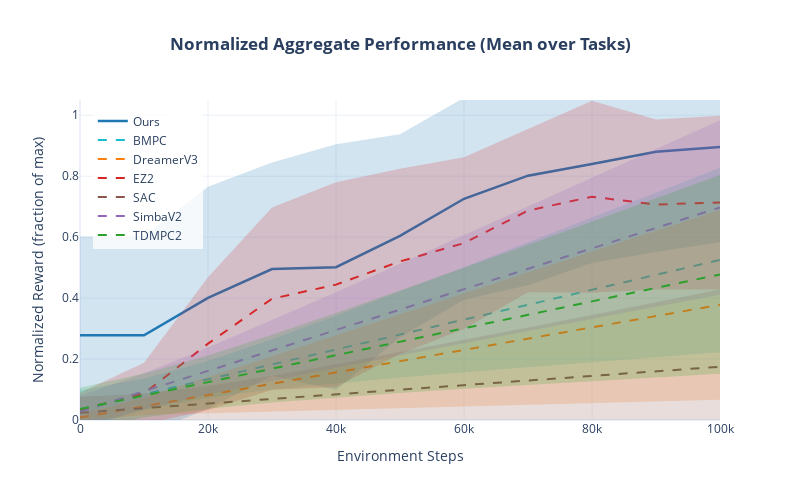

Here is the notebook cell this chart was saved with:
### Code cell
# Compute and plot normalized aggregate
aggregate_df = compute_normalized_aggregate(all_data, eval_step=MAX_STEP)
aggregate_fig = plot_normalized_aggregate(aggregate_df, COLORS)
aggregate_fig.show()

### Figure 1 — Plotly figure (JSON) as saved in the notebook; plotly's stock layout.template omitted (floating-point values rounded to 4 significant figures)
{"data": [{"fill": "toself", "fillcolor": "rgba(31,119,180,0.2)", "hoverinfo": "skip", "line": {"color": "rgba(0,0,0,0)"}, "showlegend": false, "type": "scatter", "x": [0, 10000, 20000, 30000, 40000, 50000, 60000, 70000, 80000, 90000, 100000, 100000, 90000, 80000, 70000, 60000, 50000, 40000, 30000, 20000, 10000, 0], "y": [0.6019, 0.6019, 0.765, 0.8452, 0.9045, 0.9375, 1.057, 1.162, 1.165, 1.209, 1.208, 0.5832, 0.5509, 0.5152, 0.4419, 0.3944, 0.2713, 0.09825, 0.1452, 0.03578, -0.04632, -0.04632]}, {"hovertemplate": "Ours<br>Step: %{x:,}<br>Normalized: %{y:.3f}<extra></extra>", "line": {"color": "#1f77b4", "width": 2.5}, "mode": "lines", "name": "Ours", "type": "scatter", "x": [0, 10000, 20000, 30000, 40000, 50000, 60000, 70000, 80000, 90000, 100000], "y": [0.2778, 0.2778, 0.4004, 0.4952, 0.5014, 0.6044, 0.7259, 0.8018, 0.84, 0.8801, 0.8958]}, {"fill": "toself", "fillcolor": "rgba(23,190,207,0.2)", "hoverinfo": "skip", "line": {"color": "rgba(0,0,0,0)"}, "showlegend": false, "type": "scatter", "x": [0, 10000, 20000, 30000, 40000, 50000, 60000, 70000, 80000, 90000, 100000, 100000, 90000, 80000, 70000, 60000, 50000, 40000, 30000, 20000, 10000, 0], "y": [0.09798, 0.136, 0.1937, 0.265, 0.3421, 0.4214, 0.5019, 0.5829, 0.6643, 0.7459, 0.8277, 0.2227, 0.2065, 0.1902, 0.1736, 0.1567, 0.1392, 0.1206, 0.09968, 0.07306, 0.03279, -0.02714]}, {"hovertemplate": "BMPC<br>Step: %{x:,}<br>Normalized: %{y:.3f}<extra></extra>", "line": {"color": "#17becf", "dash": "dash", "width": 2}, "mode": "lines", "name": "BMPC", "type": "scatter", "x": [0, 10000, 20000, 30000, 40000, 50000, 60000, 70000, 80000, 90000, 100000], "y": [0.03542, 0.0844, 0.1334, 0.1824, 0.2313, 0.2803, 0.3293, 0.3783, 0.4273, 0.4762, 0.5252]}, {"fill": "toself", "fillcolor": "rgba(255,127,14,0.2)", "hoverinfo": "skip", "line": {"color": "rgba(0,0,0,0)"}, "showlegend": false, "type": "scatter", "x": [0, 10000, 20000, 30000, 40000, 50000, 60000, 70000, 80000, 90000, 100000, 100000, 90000, 80000, 70000, 60000, 50000, 40000, 30000, 20000, 10000, 0], "y": [0.01764, 0.07356, 0.1414, 0.2098, 0.2783, 0.3469, 0.4155, 0.4841, 0.5527, 0.6213, 0.6899, 0.06609, 0.06067, 0.05524, 0.04981, 0.04438, 0.03892, 0.03345, 0.02793, 0.0223, 0.01616, -0.001942]}, {"hovertemplate": "DreamerV3<br>Step: %{x:,}<br>Normalized: %{y:.3f}<extra></extra>", "line": {"color": "#ff7f0e", "dash": "dash", "width": 2}, "mode": "lines", "name": "DreamerV3", "type": "scatter", "x": [0, 10000, 20000, 30000, 40000, 50000, 60000, 70000, 80000, 90000, 100000], "y": [0.007848, 0.04486, 0.08187, 0.1189, 0.1559, 0.1929, 0.2299, 0.2669, 0.304, 0.341, 0.378]}, {"fill": "toself", "fillcolor": "rgba(214,39,40,0.2)", "hoverinfo": "skip", "line": {"color": "rgba(0,0,0,0)"}, "showlegend": false, "type": "scatter", "x": [0, 10000, 20000, 30000, 40000, 50000, 60000, 70000, 80000, 90000, 100000, 100000, 90000, 80000, 70000, 60000, 50000, 40000, 30000, 20000, 10000, 0], "y": [0.08907, 0.1882, 0.4684, 0.6976, 0.7798, 0.8245, 0.8623, 0.9551, 1.048, 0.986, 0.9987, 0.4286, 0.4281, 0.4176, 0.4192, 0.2984, 0.2163, 0.1086, 0.0983, 0.03252, -0.01399, -0.0236]}, {"hovertemplate": "EZ2<br>Step: %{x:,}<br>Normalized: %{y:.3f}<extra></extra>", "line": {"color": "#d62728", "dash": "dash", "width": 2}, "mode": "lines", "name": "EZ2", "type": "scatter", "x": [0, 10000, 20000, 30000, 40000, 50000, 60000, 70000, 80000, 90000, 100000], "y": [0.03274, 0.08711, 0.2504, 0.3979, 0.4442, 0.5204, 0.5803, 0.6871, 0.7327, 0.7071, 0.7137]}, {"fill": "toself", "fillcolor": "rgba(140,86,75,0.2)", "hoverinfo": "skip", "line": {"color": "rgba(0,0,0,0)"}, "showlegend": false, "type": "scatter", "x": [0, 10000, 20000, 30000, 40000, 50000, 60000, 70000, 80000, 90000, 100000, 100000, 90000, 80000, 70000, 60000, 50000, 40000, 30000, 20000, 10000, 0], "y": [0.07612, 0.0868, 0.1115, 0.1452, 0.1828, 0.2223, 0.2626, 0.3036, 0.3448, 0.3863, 0.4279, -0.07811, -0.06675, -0.05553, -0.04453, -0.03385, -0.02369, -0.01446, -0.007059, -0.00367, -0.009181, -0.02874]}, {"hovertemplate": "SAC<br>Step: %{x:,}<br>Normalized: %{y:.3f}<extra></extra>", "line": {"color": "#8c564b", "dash": "dash", "width": 2}, "mode": "lines", "name": "SAC", "type": "scatter", "x": [0, 10000, 20000, 30000, 40000, 50000, 60000, 70000, 80000, 90000, 100000], "y": [0.02369, 0.03881, 0.05393, 0.06905, 0.08416, 0.09928, 0.1144, 0.1295, 0.1446, 0.1598, 0.1749]}, {"fill": "toself", "fillcolor": "rgba(148,103,189,0.2)", "hoverinfo": "skip", "line": {"color": "rgba(0,0,0,0)"}, "showlegend": false, "type": "scatter", "x": [0, 10000, 20000, 30000, 40000, 50000, 60000, 70000, 80000, 90000, 100000, 100000, 90000, 80000, 70000, 60000, 50000, 40000, 30000, 20000, 10000, 0], "y": [0.07952, 0.1536, 0.2381, 0.3276, 0.4194, 0.5124, 0.6061, 0.7001, 0.7944, 0.8889, 0.9836, 0.4108, 0.3714, 0.3319, 0.2923, 0.2523, 0.212, 0.171, 0.1289, 0.0844, 0.03488, -0.02502]}, {"hovertemplate": "SimbaV2<br>Step: %{x:,}<br>Normalized: %{y:.3f}<extra></extra>", "line": {"color": "#9467bd", "dash": "dash", "width": 2}, "mode": "lines", "name": "SimbaV2", "type": "scatter", "x": [0, 10000, 20000, 30000, 40000, 50000, 60000, 70000, 80000, 90000, 100000], "y": [0.02725, 0.09424, 0.1612, 0.2282, 0.2952, 0.3622, 0.4292, 0.4962, 0.5632, 0.6302, 0.6972]}, {"fill": "toself", "fillcolor": "rgba(44,160,44,0.2)", "hoverinfo": "skip", "line": {"color": "rgba(0,0,0,0)"}, "showlegend": false, "type": "scatter", "x": [0, 10000, 20000, 30000, 40000, 50000, 60000, 70000, 80000, 90000, 100000, 100000, 90000, 80000, 70000, 60000, 50000, 40000, 30000, 20000, 10000, 0], "y": [0.1061, 0.1523, 0.2119, 0.2796, 0.3512, 0.4249, 0.4998, 0.5753, 0.6512, 0.7275, 0.8039, 0.1513, 0.1395, 0.1274, 0.115, 0.1022, 0.08864, 0.074, 0.05731, 0.03663, 0.007958, -0.03423]}, {"hovertemplate": "TDMPC2<br>Step: %{x:,}<br>Normalized: %{y:.3f}<extra></extra>", "line": {"color": "#2ca02c", "dash": "dash", "width": 2}, "mode": "lines", "name": "TDMPC2", "type": "scatter", "x": [0, 10000, 20000, 30000, 40000, 50000, 60000, 70000, 80000, 90000, 100000], "y": [0.03593, 0.0801, 0.1243, 0.1684, 0.2126, 0.2568, 0.301, 0.3451, 0.3893, 0.4335, 0.4776]}], "layout": {"height": 500, "hovermode": "x unified", "legend": {"bgcolor": "rgba(255,255,255,0.8)", "x": 0.02, "y": 0.98}, "title": {"text": "<b>Normalized Aggregate Performance (Mean over Tasks)</b>", "x": 0.5}, "width": 800, "xaxis": {"title": {"text": "Environment Steps"}}, "yaxis": {"range": [0, 1.05], "title": {"text": "Normalized Reward (fraction of max)"}}}}
